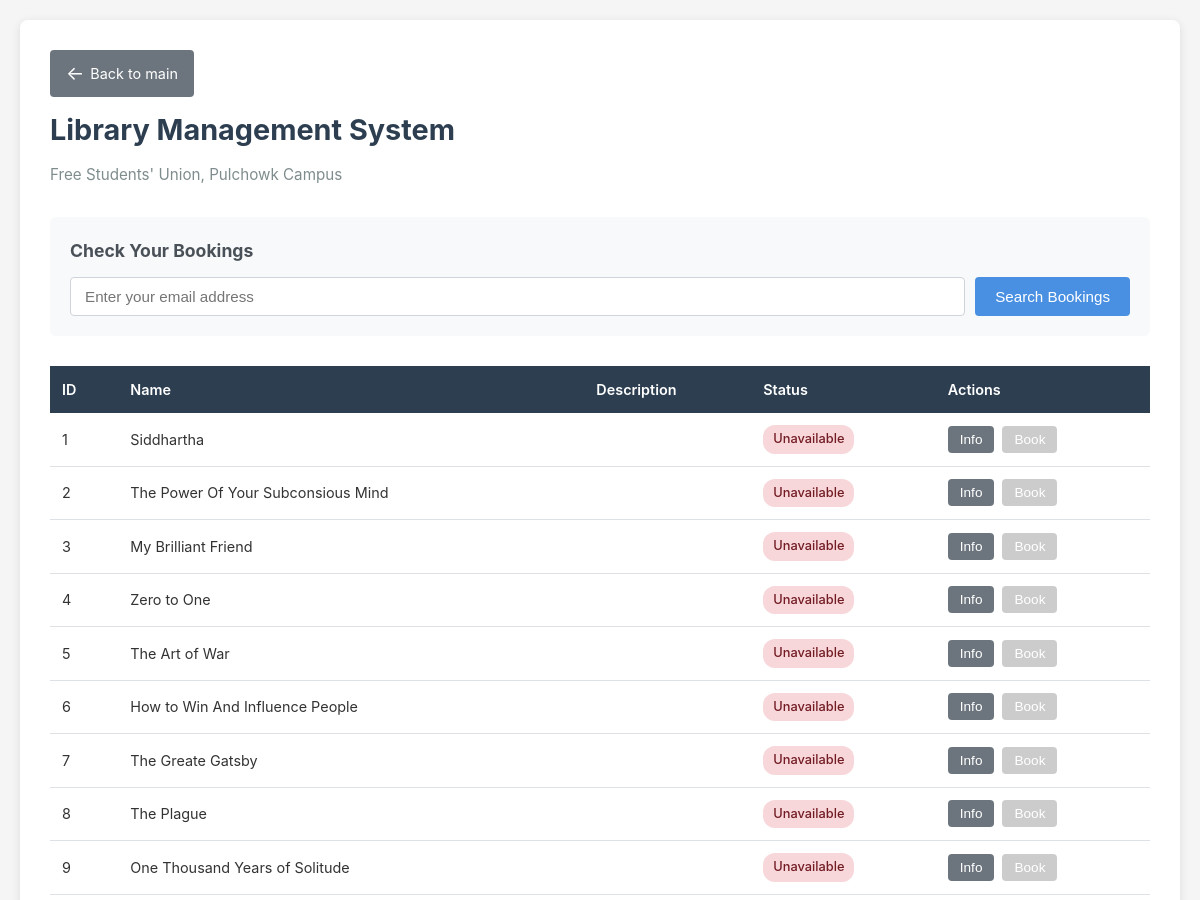
/library (upper part), run on an earlier commit of the app's database.
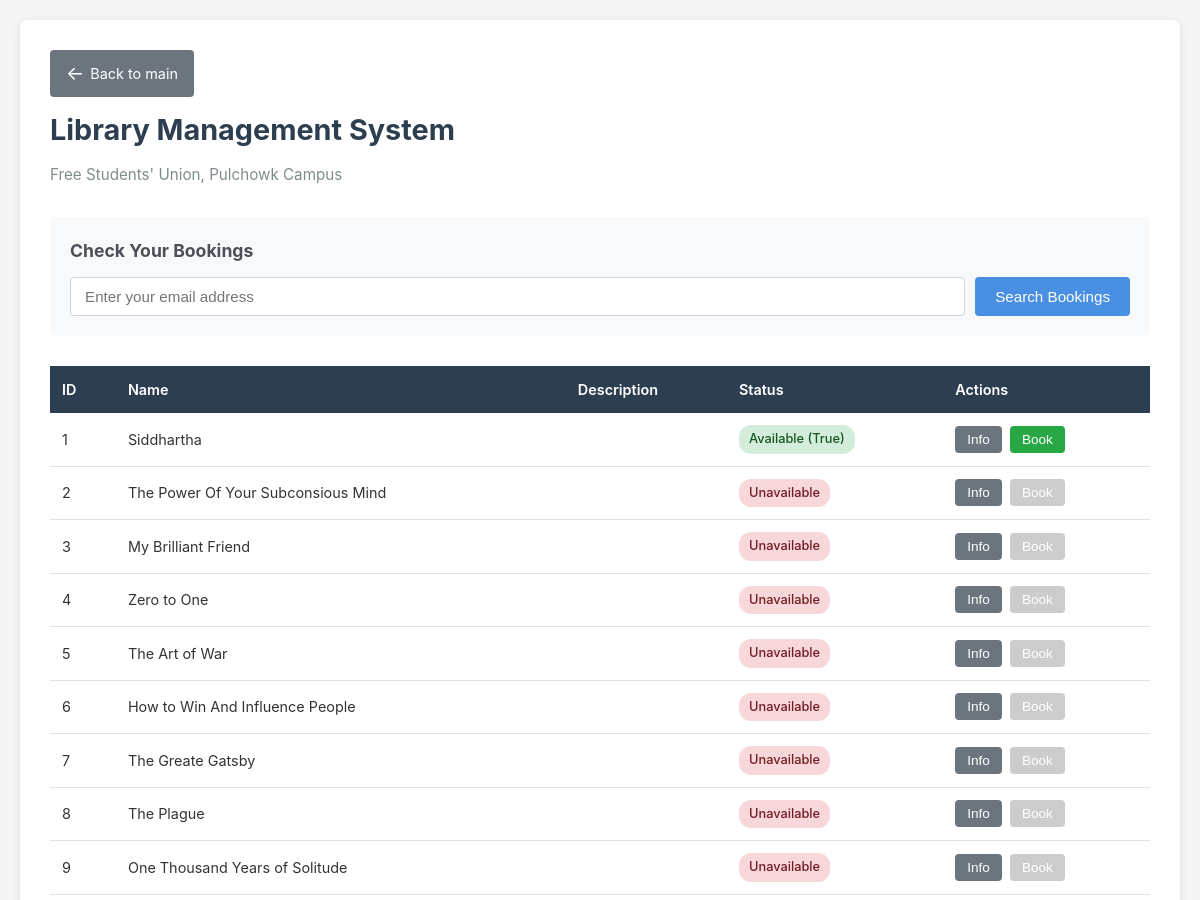
And on a later commit of the database.
### models.py (models this page shows)
class Item(Base):
    __tablename__ = "items"
    id = Column(Integer, primary_key=True)
    name = Column(String, nullable=False)
    description = Column(String)
    image_path = Column(String, nullable=True)
    available = Column(Boolean, default=True)
    hold_time = Column(Integer, default=3)  # Max-days before return must be done
    occupy_time = Column(Integer, default=15) # Max-days after booking item must be taken
    catagory = Column(Integer,default = 0)
    bookings = relationship("Booking", back_populates="item")

### app.py (the view)
@app.route("/")
@app.route("/library/")
@app.route("/library")
def home():
    db = get_db()
    items = get_all_items_with_id(db,1)
    db.close()
    return render_template("index.html", items=items,name="Library Management System")

### app.py (called while the page is built)
def get_db():
    return SessionLocal()

### models.py (called while the page is built)
def get_all_items_with_id(db,n):
    return db.query(Item).filter(Item.catagory == n).all()

### templates/index.html (shortened to what this page needs)
<!DOCTYPE html>
<html lang="en">
<head>
</head>
<body>
    <div class="container">
        <div class="header">
            <a href="/" class="back-btn">Back to main</a>
        </div>
        <h1>{{name}}</h1>
        <p class="subtitle">Free Students' Union, Pulchowk Campus</p>
        <div class="search-section">
            <h2>Check Your Bookings</h2>
            <form action="/library/user-bookings" method="post" class="search-form">
                <input type="email" name="email" placeholder="Enter your email address" required>
                <button type="submit" class="btn">Search Bookings</button>
            </form>
        </div>
        <div class="table-wrapper">
            <table>
                <thead>
                    <tr>
                        <th>ID</th>
                        <th>Name</th>
                        <th>Description</th>
                        <th>Status</th>
                        <th>Actions</th>
                    </tr>
                </thead>
                <tbody>
                    {% for item in items %}
                        <tr>
                            <td>{{ item.id }}</td>
                            <td>{{ item.name }}</td>
                            <td>{{ item.description }}</td>
                            <td>
                                {% if item.available > 0 %}
                                    <span class="status-badge status-available">Available ({{ item.available }})</span>
                                {% else %}
                                    <span class="status-badge status-unavailable">Unavailable</span>
                                {% endif %}
                            </td>
                            <td>
                                <div class="action-buttons">
                                    <button onclick="showInfo({{ item.id }})" class="btn btn-info">Info</button>
                                    <button onclick="bookItem({{ item.id }})" class="btn btn-book" {% if item.available < 1 %}disabled{% endif %}>Book</button>
                                </div>
                            </td>
                        </tr>
                    {% endfor %}
                </tbody>
            </table>
        </div>
    </div>
</body>
<br>
</html>

### templates/index.html (style rules this page uses)
* { margin: 0; padding: 0; box-sizing: border-box; }
body { font-family: -apple-system, BlinkMacSystemFont, 'Segoe UI', Roboto, Oxygen, Ubuntu, Cantarell, sans-serif; background: #f5f5f5; color: #333; line-height: 1.6; padding: 20px; }
.container { max-width: 1200px; margin: 0 auto; background: white; padding: 30px; border-radius: 8px; box-shadow: 0 2px 10px rgba(0,0,0,0.1); }
h1 { color: #2c3e50; margin-bottom: 10px; font-size: 1.8rem; }
.header { display: flex; align-items: center; gap: 15px; margin-bottom: 10px; }
.back-btn { display: inline-flex; align-items: center; gap: 6px; padding: 8px 16px; background: #6c757d; color: white; text-decoration: none; border-radius: 4px; font-size: 0.9rem; transition: background 0.2s; }
.back-btn::before { content: '←'; font-size: 1.2rem; }
h1 { color: #2c3e50; font-size: 1.8rem; flex: 1; }
.subtitle { color: #7f8c8d; margin-bottom: 30px; font-size: 0.95rem; }
.search-section { background: #f8f9fa; padding: 20px; border-radius: 6px; margin-bottom: 30px; }
.search-section h2 { font-size: 1.1rem; margin-bottom: 12px; color: #495057; }
.search-form { display: flex; gap: 10px; flex-wrap: wrap; }
.search-form input { flex: 1; min-width: 200px; padding: 10px 14px; border: 1px solid #ced4da; border-radius: 4px; font-size: 0.95rem; }
.btn { padding: 10px 20px; background: #4a90e2; color: white; border: none; border-radius: 4px; cursor: pointer; font-size: 0.95rem; font-weight: 500; transition: background 0.2s; }
.btn:disabled { background: #ccc; cursor: not-allowed; }
.btn-info { background: #6c757d; padding: 6px 12px; font-size: 0.85rem; }
.btn-book { background: #28a745; padding: 6px 12px; font-size: 0.85rem; }
.table-wrapper { overflow-x: auto; margin-top: 20px; }
table { width: 100%; border-collapse: collapse; font-size: 0.9rem; }
th { background: #2c3e50; color: white; padding: 12px; text-align: left; font-weight: 600; }
td { padding: 12px; border-bottom: 1px solid #dee2e6; }
.status-badge { display: inline-block; padding: 4px 10px; border-radius: 12px; font-size: 0.8rem; font-weight: 500; }
.status-available { background: #d4edda; color: #155724; }
.status-unavailable { background: #f8d7da; color: #721c24; }
.action-buttons { display: flex; gap: 8px; }

What changed in the data, as far as the page shows it:
changed Item "Siddhartha": available (not shown) → "True"; available "Unavailable" → "Available ( )"
